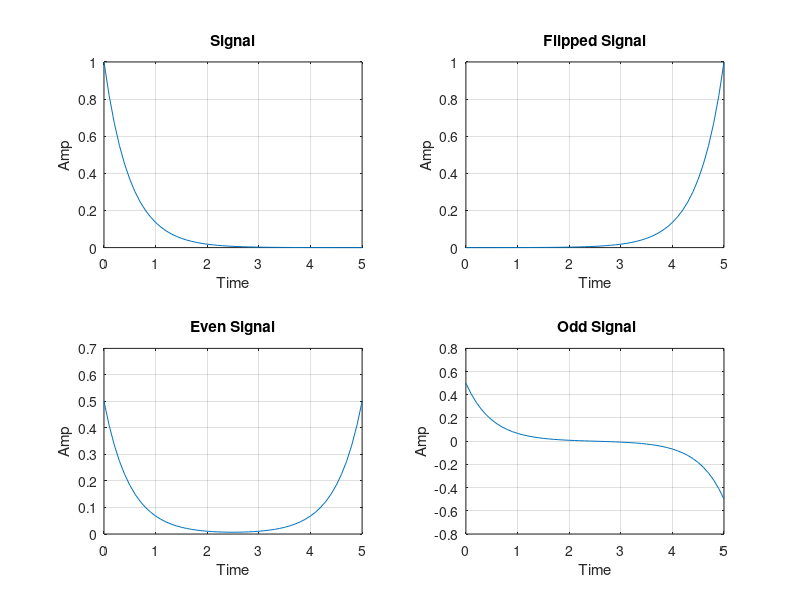

Source code (MATLAB):
clc;
clear all;
close all;
t=0:0.1:5;
A=exp(-2*t);
subplot(2,2,1);plot(t,A);grid on;
xlabel('Time');ylabel('Amp');title('Signal');
B=fliplr(A);
subplot(2,2,2);plot(t,B);grid on;
xlabel('Time');ylabel('Amp');title('Flipped Signal');
E=0.5*(A+B);
subplot(2,2,3);plot(t,E);grid on;
xlabel('Time');ylabel('Amp');title('Even Signal');
O=0.5*(A-B);
subplot(2,2,4);plot(t,O);grid on;
xlabel('Time');ylabel('Amp');title(' Odd Signal');